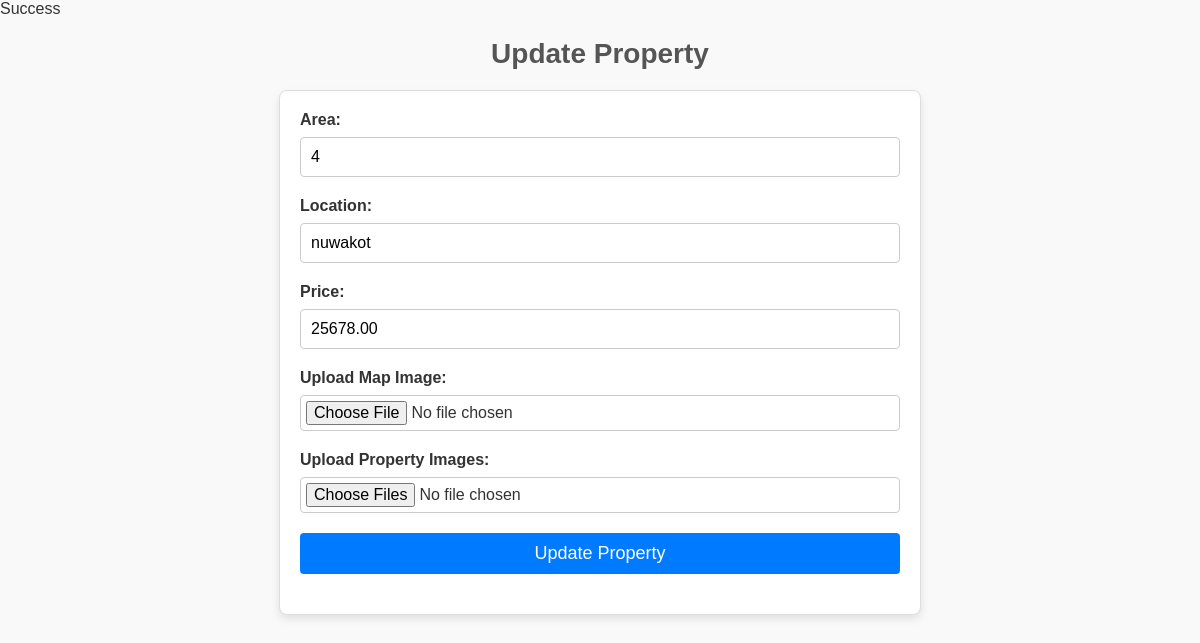
Page /update_land.php?id=6 on the committed database.
### tables this page shows
CREATE TABLE `land_properties` (
  `id` int(11) NOT NULL,
  `area` text DEFAULT NULL,
  `location` varchar(255) NOT NULL,
  `price` decimal(10,2) NOT NULL,
  `map_image` varchar(255) NOT NULL,
  `property_images` text NOT NULL,
  `user_id` int(11) NOT NULL,
  `status` varchar(20) DEFAULT NULL,
  `approval_date` datetime DEFAULT NULL,
  `created_at` timestamp NOT NULL DEFAULT current_timestamp(),
  `is_featured` tinyint(1) DEFAULT 0,
  `updated_at` timestamp NOT NULL DEFAULT current_timestamp() ON UPDATE current_timestamp()
);

### update_land.php (the view, shortened to what this page needs)
<?php
include 'db.php';
if (isset($_GET['id'])) {
    $property_id = $_GET['id'];
    $sql = "SELECT * FROM land_properties WHERE id = :id";
    $stmt = $conn->prepare($sql);
    $stmt->bindValue(':id', $property_id, PDO::PARAM_INT);
    $stmt->execute();
    $property = $stmt->fetch(PDO::FETCH_ASSOC);
}
?>
<!DOCTYPE html>
<html lang="en">
<head>
</head>
<body>
    <h1>Update Property</h1>
<form action="update_land.php" method="post" enctype="multipart/form-data">
    <label for="area">Area:</label>
    <input type="text" id="area" name="area" value="<?php echo htmlspecialchars($property['area']); ?>" required>
    <label for="location">Location:</label>
    <input type="text" id="location" name="location" value="<?php echo htmlspecialchars($property['location']); ?>" required>
    <label for="price">Price:</label>
    <input type="text" id="price" name="price" value="<?php echo htmlspecialchars($property['price']); ?>" required>
    <label for="map_image">Upload Map Image:</label>
    <input type="file" id="map_image" name="map_image" accept="image/*">
    <label for="property_images">Upload Property Images:</label>
    <input type="file" id="property_images" name="property_images[]" multiple accept="image/*">
    <button type="submit">Update Property</button>
</form>
</body>
</html>

### update_land.php (style rules this page uses)
body { font-family: Arial, sans-serif; margin: 0; padding: 0; background-color: #f9f9f9; color: #333; }
h1 { text-align: center; margin-top: 20px; font-size: 28px; color: #555; }
form { max-width: 600px; margin: 20px auto; background: #fff; border: 1px solid #ddd; border-radius: 8px; padding: 20px; box-shadow: 0 4px 8px rgba(0, 0, 0, 0.1); }
label { display: block; margin-bottom: 8px; font-weight: bold; }
input[type="text"], input[type="file"], button { width: 100%; padding: 10px; margin-bottom: 20px; border: 1px solid #ccc; border-radius: 4px; font-size: 16px; }
input[type="file"] { padding: 5px; }
button { background-color: #007BFF; color: white; border: none; cursor: pointer; font-size: 18px; }

### rows in the picture
land_properties: area "4", location "nuwakot", price "25678.00"
